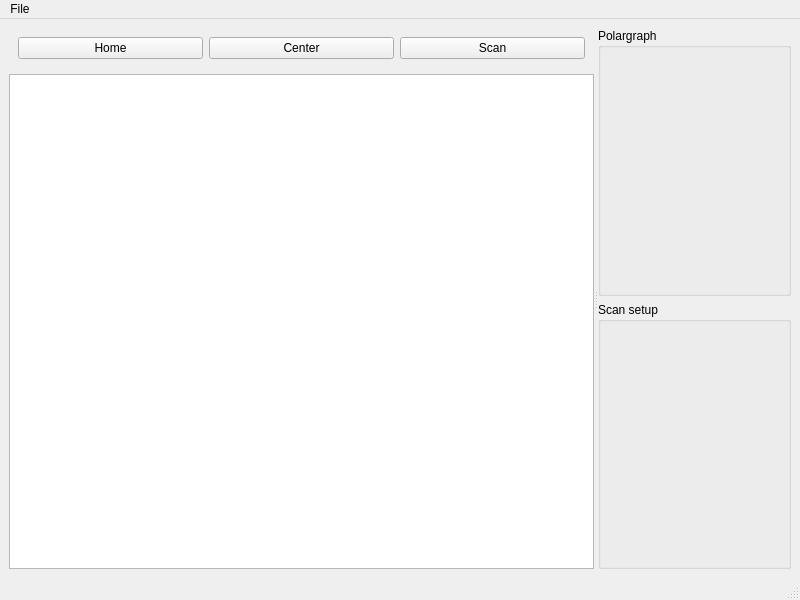
<?xml version="1.0" encoding="UTF-8"?>
<ui version="4.0">
 <class>Scanner</class>
 <widget class="QMainWindow" name="Scanner">
  <property name="geometry">
   <rect>
    <x>0</x>
    <y>0</y>
    <width>800</width>
    <height>600</height>
   </rect>
  </property>
  <property name="windowTitle">
   <string>MainWindow</string>
  </property>
  <widget class="QWidget" name="centralwidget">
   <layout class="QVBoxLayout" name="verticalLayout_4">
    <item>
     <widget class="QSplitter" name="splitter">
      <property name="orientation">
       <enum>Qt::Horizontal</enum>
      </property>
      <widget class="QWidget" name="scanWidget" native="true">
       <layout class="QVBoxLayout" name="verticalLayout">
        <item>
         <widget class="QWidget" name="buttons" native="true">
          <layout class="QHBoxLayout" name="horizontalLayout">
           <item>
            <widget class="QPushButton" name="home">
             <property name="text">
              <string>Home</string>
             </property>
            </widget>
           </item>
           <item>
            <widget class="QPushButton" name="center">
             <property name="text">
              <string>Center</string>
             </property>
            </widget>
           </item>
           <item>
            <widget class="QPushButton" name="scan">
             <property name="text">
              <string>Scan</string>
             </property>
            </widget>
           </item>
          </layout>
         </widget>
        </item>
        <item>
         <widget class="GraphicsView" name="graphicsView"/>
        </item>
       </layout>
      </widget>
      <widget class="QWidget" name="controls" native="true">
       <layout class="QVBoxLayout" name="verticalLayout_3">
        <item>
         <widget class="QGroupBox" name="groupBox">
          <property name="title">
           <string>Polargraph</string>
          </property>
          <layout class="QVBoxLayout" name="verticalLayout_2">
           <item>
            <widget class="QPolargraphWidget" name="polargraph" native="true"/>
           </item>
          </layout>
         </widget>
        </item>
        <item>
         <widget class="QGroupBox" name="groupBox_2">
          <property name="title">
           <string>Scan setup</string>
          </property>
          <layout class="QVBoxLayout" name="verticalLayout_5">
           <item>
            <widget class="QRasterScanWidget" name="scanner" native="true"/>
           </item>
          </layout>
         </widget>
        </item>
       </layout>
      </widget>
     </widget>
    </item>
   </layout>
  </widget>
  <widget class="QMenuBar" name="menubar">
   <property name="geometry">
    <rect>
     <x>0</x>
     <y>0</y>
     <width>800</width>
     <height>22</height>
    </rect>
   </property>
   <widget class="QMenu" name="menuFile">
    <property name="title">
     <string>File</string>
    </property>
    <addaction name="actionSaveSettings"/>
    <addaction name="actionRestoreSettings"/>
    <addaction name="separator"/>
    <addaction name="actionQuit"/>
   </widget>
   <addaction name="menuFile"/>
  </widget>
  <widget class="QStatusBar" name="statusbar"/>
  <action name="actionSaveSettings">
   <property name="text">
    <string>Save Settings</string>
   </property>
  </action>
  <action name="actionRestoreSettings">
   <property name="text">
    <string>Restore Settings</string>
   </property>
  </action>
  <action name="actionQuit">
   <property name="text">
    <string>Quit</string>
   </property>
  </action>
 </widget>
 <customwidgets>
  <customwidget>
   <class>QPolargraphWidget</class>
   <extends>QWidget</extends>
   <header>QPolargraph</header>
   <container>1</container>
  </customwidget>
  <customwidget>
   <class>QRasterScanWidget</class>
   <extends>QWidget</extends>
   <header>QPolargraph</header>
   <container>1</container>
  </customwidget>
  <customwidget>
   <class>GraphicsView</class>
   <extends>QGraphicsView</extends>
   <header>pyqtgraph</header>
  </customwidget>
 </customwidgets>
 <resources/>
 <connections>
  <connection>
   <sender>actionQuit</sender>
   <signal>triggered()</signal>
   <receiver>Scanner</receiver>
   <slot>close()</slot>
   <hints>
    <hint type="sourcelabel">
     <x>-1</x>
     <y>-1</y>
    </hint>
    <hint type="destinationlabel">
     <x>399</x>
     <y>299</y>
    </hint>
   </hints>
  </connection>
 </connections>
</ui>
